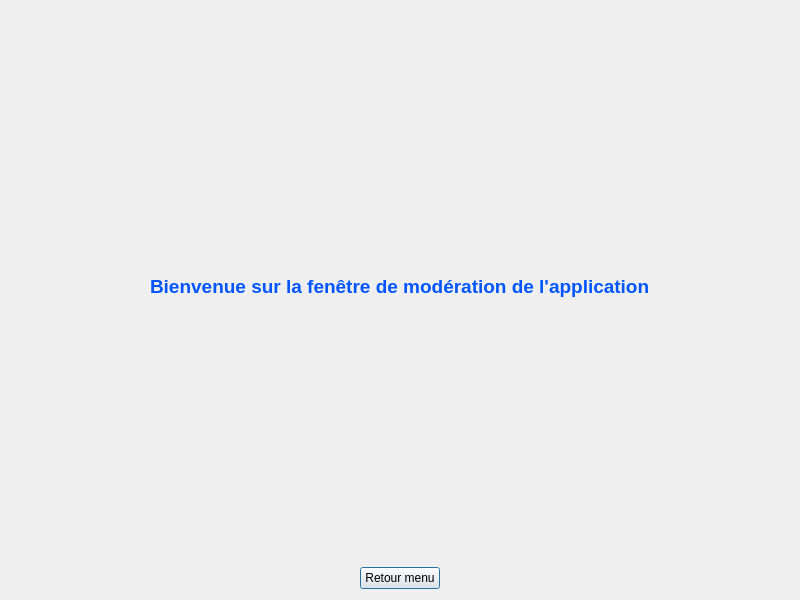
<?xml version="1.0" encoding="UTF-8"?>
<ui version="4.0">
 <class>WindowModeration</class>
 <widget class="QDialog" name="WindowModeration">
  <property name="geometry">
   <rect>
    <x>0</x>
    <y>0</y>
    <width>800</width>
    <height>600</height>
   </rect>
  </property>
  <property name="minimumSize">
   <size>
    <width>800</width>
    <height>600</height>
   </size>
  </property>
  <property name="maximumSize">
   <size>
    <width>1200</width>
    <height>900</height>
   </size>
  </property>
  <property name="windowTitle">
   <string>Modération</string>
  </property>
  <layout class="QVBoxLayout" name="verticalLayout">
   <item>
    <spacer name="verticalSpacer_2">
     <property name="orientation">
      <enum>Qt::Vertical</enum>
     </property>
     <property name="sizeHint" stdset="0">
      <size>
       <width>20</width>
       <height>249</height>
      </size>
     </property>
    </spacer>
   </item>
   <item>
    <layout class="QHBoxLayout" name="horizontalLayout_2">
     <item>
      <spacer name="horizontalSpacer_3">
       <property name="orientation">
        <enum>Qt::Horizontal</enum>
       </property>
       <property name="sizeHint" stdset="0">
        <size>
         <width>40</width>
         <height>20</height>
        </size>
       </property>
      </spacer>
     </item>
     <item>
      <widget class="QLabel" name="label">
       <property name="styleSheet">
        <string notr="true">color: rgb(0, 85, 255);
font-weight: bold;</string>
       </property>
       <property name="text">
        <string>&lt;html&gt;&lt;head/&gt;&lt;body&gt;&lt;p&gt;&lt;span style=&quot; font-size:14pt;&quot;&gt;Bienvenue sur la fenêtre de modération de l'application&lt;/span&gt;&lt;/p&gt;&lt;/body&gt;&lt;/html&gt;</string>
       </property>
      </widget>
     </item>
     <item>
      <spacer name="horizontalSpacer_4">
       <property name="orientation">
        <enum>Qt::Horizontal</enum>
       </property>
       <property name="sizeHint" stdset="0">
        <size>
         <width>40</width>
         <height>20</height>
        </size>
       </property>
      </spacer>
     </item>
    </layout>
   </item>
   <item>
    <spacer name="verticalSpacer_3">
     <property name="orientation">
      <enum>Qt::Vertical</enum>
     </property>
     <property name="sizeHint" stdset="0">
      <size>
       <width>20</width>
       <height>248</height>
      </size>
     </property>
    </spacer>
   </item>
   <item>
    <layout class="QHBoxLayout" name="horizontalLayout">
     <item>
      <spacer name="horizontalSpacer_2">
       <property name="orientation">
        <enum>Qt::Horizontal</enum>
       </property>
       <property name="sizeHint" stdset="0">
        <size>
         <width>40</width>
         <height>20</height>
        </size>
       </property>
      </spacer>
     </item>
     <item>
      <widget class="QPushButton" name="pushButtonRetour">
       <property name="text">
        <string>Retour menu</string>
       </property>
       <property name="shortcut">
        <string>Backspace</string>
       </property>
      </widget>
     </item>
     <item>
      <spacer name="horizontalSpacer">
       <property name="orientation">
        <enum>Qt::Horizontal</enum>
       </property>
       <property name="sizeHint" stdset="0">
        <size>
         <width>40</width>
         <height>20</height>
        </size>
       </property>
      </spacer>
     </item>
    </layout>
   </item>
  </layout>
 </widget>
 <resources/>
 <connections/>
</ui>
